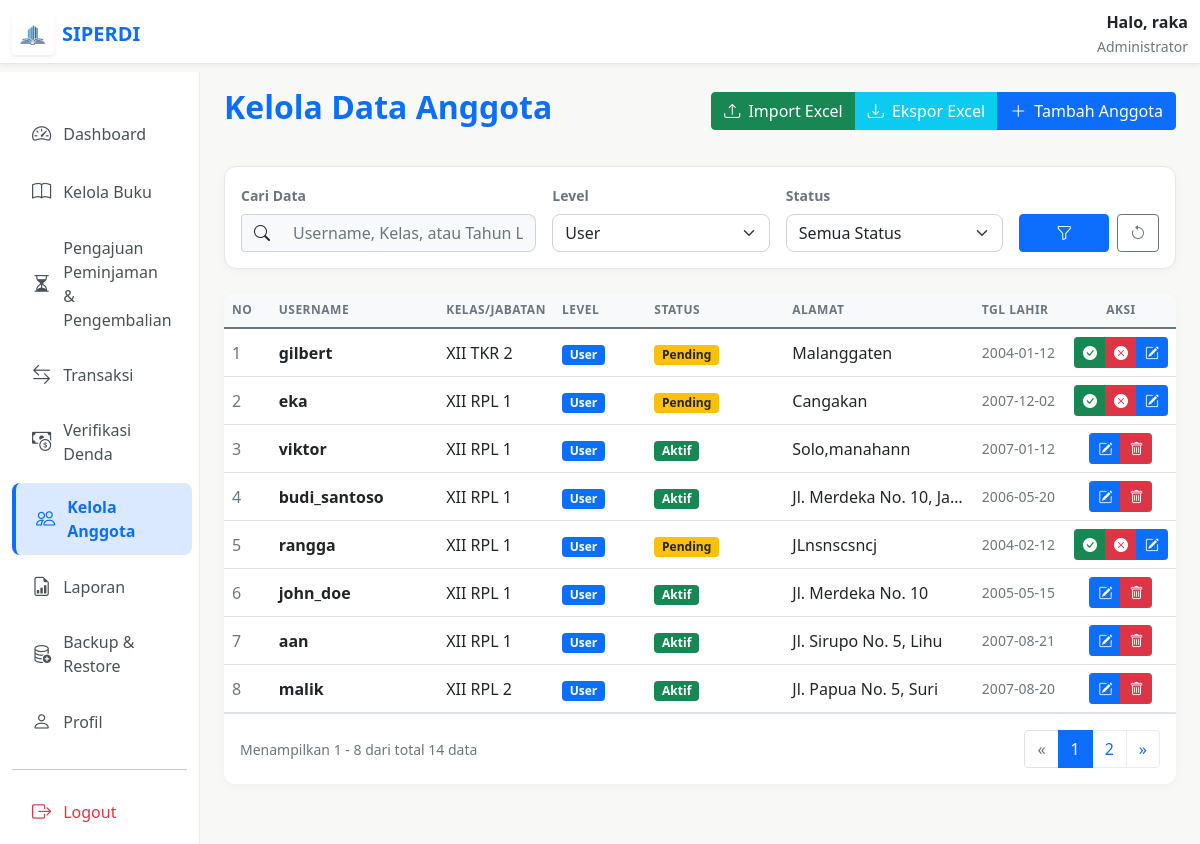
The app's page /admin/kelola-anggota/anggota.php?filter_level=user (signed in) with its own data.
### tables this page shows
CREATE TABLE `users` (
  `id` int NOT NULL AUTO_INCREMENT,
  `username` varchar(50) NOT NULL,
  `password` varchar(255) NOT NULL,
  `level` enum('admin','user') NOT NULL,
  `created_at` timestamp NULL DEFAULT CURRENT_TIMESTAMP,
  `kelas` varchar(50) DEFAULT NULL,
  `alamat` text,
  `tanggal_lahir` date DEFAULT NULL,
  `status` enum('pending','aktif') DEFAULT 'pending',
  PRIMARY KEY (`id`),
  UNIQUE KEY `username` (`username`)
);

### admin/kelola-anggota/anggota.php (the view, shortened to what this page needs)
<?php
include __DIR__ . "/../../config/database.php";
$perPage = 8;
$page = isset($_GET['page']) ? (int)$_GET['page'] : 1;
$start = ($page > 1) ? ($page * $perPage) - $perPage : 0;
$search = $_GET['search'] ?? '';
$filter_level = $_GET['filter_level'] ?? 'all';
$filter_status = $_GET['filter_status'] ?? 'all';
$filter_level_sql = mysqli_real_escape_string($conn, $filter_level);
$query_count = "SELECT COUNT(*) as total FROM users";
$conditions = [];
if ($filter_level_sql != 'all') {
    $conditions[] = "level='$filter_level_sql'";
}
if (!empty($conditions)) {
    $query_count .= " WHERE " . implode(' AND ', $conditions);
}
$result_count = mysqli_query($conn, $query_count);
$row_count = mysqli_fetch_assoc($result_count);
$total_data = $row_count['total'];
$total_pages = ceil($total_data / $perPage);
$query = "SELECT id, username, level, kelas, alamat, tanggal_lahir, status FROM users";
if (!empty($conditions)) {
    $query .= " WHERE " . implode(' AND ', $conditions);
}
$query .= " ORDER BY id DESC LIMIT $start, $perPage";
$result = mysqli_query($conn, $query);
$admin_name = $_SESSION['username'] ?? $_SESSION['nama'] ?? 'Admin';
if ($admin_name === 'Admin' && isset($_SESSION['id'])) {
    $query_user = mysqli_query($conn, "SELECT username FROM users WHERE id = " . (int)$_SESSION['id']);
    $data_user = mysqli_fetch_assoc($query_user);
    if ($data_user) {
        $admin_name = $data_user['username'];
    }
}
?>
<!DOCTYPE html>
<html lang="id">
<head>
    <link href="../../asset/css/bootstrap.min.css" rel="stylesheet">
    <link rel="stylesheet" href="../../asset/font/bootstrap-icons.css">
</head>
<body>
    <nav class="navbar navbar-custom fixed-top">
        <div class="container-fluid">
            <a class="navbar-brand d-flex align-items-center text-primary fw-bold" href="#" style="color: var(--primary-blue) !important; text-decoration: none;">
                <div class="bg-white rounded p-2 shadow-sm d-flex align-items-center justify-content-center me-2" style="width: 42px; height: 42px;">
                    <img src="../../asset/img/logo.png" alt="Logo" style="width: 100%; height: 100%; object-fit: contain;">
                </div>
                <span class="fs-5">SIPERDI</span>
            </a>
            <div class="d-none d-md-block text-end">
                <div class="fw-bold text-dark">Halo, <?= htmlspecialchars($admin_name) ?></div>
                <small class="text-muted">Administrator</small>
            </div>
        </div>
    </nav>
    <div class="container-fluid pt-5 mt-4">
        <div class="row">
            <nav class="col-md-3 col-lg-2 d-md-block sidebar collapse show">
                <div class="position-sticky pt-3">
                    <ul class="nav flex-column">
                        <li class="nav-item"><a class="nav-link" href="../kelola-buku/dashboard.php"><i class="bi bi-speedometer2"></i> Dashboard</a></li>
                        <li class="nav-item"><a class="nav-link" href="../kelola-buku/kelola_buku.php"><i class="bi bi-book"></i> Kelola Buku</a></li>
                        <li class="nav-item">
                            <a class="nav-link " href="../pengajuan/pengajuan_peminjaman.php">
                                <i class="bi bi-hourglass-split"></i> Pengajuan Peminjaman & Pengembalian
                            </a>
                        </li>
                        <li class="nav-item"><a class="nav-link" href="../transaksi/transaksi.php"><i class="bi bi-arrow-left-right"></i> Transaksi</a></li>
                        <li class="nav-item">
                            <a class="nav-link" href="../denda/verifikasi_denda.php">
                                <i class="bi bi-cash-coin"></i> Verifikasi Denda
                            </a>
                        </li>
                        <li class="nav-item"><a class="nav-link active" href="anggota.php"><i class="bi bi-people"></i> Kelola Anggota</a></li>
                        <li class="nav-item">
                            <a class="nav-link" href="../laporan/laporan.php">
                                <i class="bi bi-file-earmark-bar-graph"></i> Laporan
                            </a>
                        </li>
                        <li class="nav-item">
                            <a class="nav-link" href="../backup/backup.php">
                                <i class="bi bi-database-add"></i> Backup & Restore
                            </a>
                        </li>
                        <li class="nav-item"><a class="nav-link" href="../profil/profil.php"><i class="bi bi-person"></i> Profil</a></li>
                    </ul>
                    <hr>
                    <div class="nav-item">
                        <a class="nav-link btn-logout" href="../konfirmasi_logout.php"><i class="bi bi-box-arrow-right"></i> Logout</a>
                    </div>
                </div>
            </nav>
            <main class="col-md-9 ms-sm-auto col-lg-10 px-md-4">
                <div class="d-flex justify-content-between flex-wrap flex-md-nowrap align-items-center pt-3 pb-2 mb-4">
                    <h2 class="fw-bold" style="color: var(--primary-blue);">Kelola Data Anggota</h2>
                    <div class="btn-group">
                        <button type="button" class="btn btn-success" data-bs-toggle="modal" data-bs-target="#modalImport">
                            <i class="bi bi-upload me-1"></i> Import Excel
                        </button>
                        <a href="ekspor_anggota.php" class="btn btn-info text-white">
                            <i class="bi bi-download me-1"></i> Ekspor Excel
                        </a>
                        <button type="button" class="btn btn-primary" data-bs-toggle="modal" data-bs-target="#modalTambah">
                            <i class="bi bi-plus-lg me-1"></i> Tambah Anggota
                        </button>
                    </div>
                </div>
                <div class="card card-custom p-3 mb-4">
                    <form method="get">
                        <div class="row g-3 align-items-end">
                            <div class="col-md-4">
                                <label class="form-label small fw-bold text-muted">Cari Data</label>
                                <div class="input-group">
                                    <span class="input-group-text bg-light border-end-0"><i class="bi bi-search"></i></span>
                                    <input type="text" name="search" value="<?= htmlspecialchars($search) ?>" class="form-control border-start-0 bg-light" placeholder="Username, Kelas, atau Tahun Lahir...">
                                </div>
                            </div>
                            <div class="col-md-3">
                                <label class="form-label small fw-bold text-muted">Level</label>
                                <select name="filter_level" class="form-select">
                                    <option value="user" <?= $filter_level == 'user' ? 'selected' : '' ?>>User</option>
                                </select>
                            </div>
                            <div class="col-md-3">
                                <label class="form-label small fw-bold text-muted">Status</label>
                                <select name="filter_status" class="form-select">
                                    <option value="all" <?= $filter_status == 'all' ? 'selected' : '' ?>>Semua Status</option>
                                </select>
                            </div>
                            <div class="col-md-2 d-flex gap-2">
                                <button type="submit" class="btn btn-primary flex-grow-1"><i class="bi bi-funnel"></i></button>
                                <a href="anggota.php" class="btn btn-outline-secondary"><i class="bi bi-arrow-counterclockwise"></i></a>
                            </div>
                        </div>
                    </form>
                </div>
                <div class="card card-custom border-0 overflow-hidden">
                    <div class="table-responsive">
                        <table class="table table-hover align-middle mb-0">
                            <thead>
                                <tr>
                                    <th width="5%">No</th>
                                    <th width="18%">Username</th>
                                    <th width="12%">Kelas/Jabatan</th>
                                    <th width="10%">Level</th>
                                    <th width="15%">Status</th>
                                    <th width="20%">Alamat</th>
                                    <th width="10%">Tgl Lahir</th>
                                    <th width="10%" class="text-center">Aksi</th>
                                </tr>
                            </thead>
                            <tbody>
                                <?php $no = $start + 1;
                                if (mysqli_num_rows($result) > 0) {
                                    while ($row = mysqli_fetch_assoc($result)): ?>
                                        <tr>
                                            <td class="text-muted"><?= $no++ ?></td>
                                            <td class="fw-bold text-dark"><?= htmlspecialchars($row['username']) ?></td>
                                            <td><?= htmlspecialchars($row['kelas'] ?? '-') ?></td>
                                            <td>
                                                <span class="badge <?= ($row['level'] ?? 'user') == 'admin' ? 'bg-danger text-white' : 'bg-primary text-white' ?>">
                                                    <?= ucfirst($row['level'] ?? 'user') ?>
                                                </span>
                                            </td>
                                            <td>
                                                <?php if ($row['status'] == 'aktif'): ?>
                                                    <span class="badge bg-success">Aktif</span>
                                                <?php else: ?>
                                                    <span class="badge bg-warning text-dark">Pending</span>
                                                <?php endif; ?>
                                            </td>
                                            <td class="text-truncate" style="max-width: 180px;" title="<?= htmlspecialchars($row['alamat'] ?? '') ?>"><?= htmlspecialchars($row['alamat'] ?? '-') ?></td>
                                            <td class="text-muted small"><?= $row['tanggal_lahir'] ?? '-' ?></td>
                                            <td class="text-center">
                                                <div class="btn-group" role="group">
                                                    <?php if ($row['status'] == 'pending'): ?>
                                                        <a href="update_status.php?id=<?= $row['id'] ?>&status=aktif"
                                                            class="btn btn-sm btn-success" title="Konfirmasi / Terima">
                                                            <i class="bi bi-check-circle-fill"></i>
                                                        </a>
                                                        <a href="hapus.php?id=<?= $row['id'] ?>"
                                                            onclick="return confirm('Apakah Anda yakin ingin MENOLAK dan menghapus pendaftaran <?= htmlspecialchars($row['username']) ?>?')"
                                                            class="btn btn-sm btn-danger"
                                                            title="Tolak / Hapus">
                                                            <i class="bi bi-x-circle-fill"></i>
                                                        </a>
                                                    <?php endif; ?>
                                                    <button onclick="openModalEdit(
                                                        '<?= $row['id'] ?>',
                                                        '<?= htmlspecialchars($row['username']) ?>',
                                                        '<?= htmlspecialchars($row['kelas'] ?? '') ?>',
                                                        '<?= htmlspecialchars($row['alamat'] ?? '') ?>',
                                                        '<?= $row['tanggal_lahir'] ?? '' ?>',
                                                        '<?= $row['level'] ?? 'user' ?>',
                                                        '<?= $row['status'] ?? 'pending' ?>'
                                                    )" class="btn btn-sm btn-primary" title="Edit Data">
                                                        <i class="bi bi-pencil-square"></i>
                                                    </button>
                                                    <?php if ($row['status'] != 'pending'): ?>
                                                        <a href="hapus.php?id=<?= $row['id'] ?>" onclick="return confirm('Yakin ingin menghapus anggota <?= htmlspecialchars($row['username']) ?>?')" class="btn btn-sm btn-danger" title="Hapus">
                                                            <i class="bi bi-trash"></i>
                                                        </a>
                                                    <?php endif; ?>
                                                </div>
                                            </td>
                                        </tr>
                                    <?php endwhile;
                                } ?>
                            </tbody>
                        </table>
                    </div>
                    <?php if ($total_data > $perPage): ?>
                        <div class="card-footer bg-white border-top py-3 d-flex justify-content-between align-items-center">
                            <div class="text-muted small">Menampilkan <?= $start + 1 ?> - <?= min($start + $perPage, $total_data) ?> dari total <?= $total_data ?> data</div>
                            <nav aria-label="Page navigation">
                                <ul class="pagination mb-0">
                                    <li class="page-item <?= ($page == 1) ? 'disabled' : '' ?>">
                                        <a class="page-link" href="?page=<?= $page - 1 ?>&search=<?= $search ?>&filter_level=<?= $filter_level ?>&filter_status=<?= $filter_status ?>" aria-label="Previous">
                                            <span aria-hidden="true">&laquo;</span>
                                        </a>
                                    </li>
                                    <li class="page-item active"><span class="page-link"><?= $page ?></span></li>
                                    <?php if ($page < $total_pages): ?>
                                        <li class="page-item"><a class="page-link" href="?page=<?= $page + 1 ?>&search=<?= $search ?>&filter_level=<?= $filter_level ?>&filter_status=<?= $filter_status ?>"><?= $page + 1 ?></a></li>
                                    <?php endif; ?>
                                    <li class="page-item <?= ($page >= $total_pages) ? 'disabled' : '' ?>">
                                        <a class="page-link" href="?page=<?= $page + 1 ?>&search=<?= $search ?>&filter_level=<?= $filter_level ?>&filter_status=<?= $filter_status ?>" aria-label="Next">
                                            <span aria-hidden="true">&raquo;</span>
                                        </a>
                                    </li>
                                </ul>
                            </nav>
                        </div>
                    <?php endif; ?>
                </div>
            </main>
        </div>
    </div>
</body>
</html>

### records on screen
users: username "raka"
users: username "gilbert", kelas "XII TKR 2", level "User", status "Pending", alamat "Malanggaten", tanggal_lahir "2004-01-12"
users: username "eka", kelas "XII RPL 1", level "User", status "Pending", alamat "Cangakan", tanggal_lahir "2007-12-02"
users: username "viktor", kelas "XII RPL 1", level "User", status "Aktif", alamat "Solo,manahann", tanggal_lahir "2007-01-12"
users: username "budi_santoso", kelas "XII RPL 1", level "User", status "Aktif", alamat "Jl. Merdeka No. 10, Ja…", tanggal_lahir "2006-05-20"
users: username "rangga", kelas "XII RPL 1", level "User", status "Pending", alamat "JLnsnscsncj", tanggal_lahir "2004-02-12"
users: username "john_doe", kelas "XII RPL 1", level "User", status "Aktif", alamat "Jl. Merdeka No. 10", tanggal_lahir "2005-05-15"
users: username "aan", kelas "XII RPL 1", level "User", status "Aktif", alamat "Jl. Sirupo No. 5, Lihu", tanggal_lahir "2007-08-21"
users: username "malik", kelas "XII RPL 2", level "User", status "Aktif", alamat "Jl. Papua No. 5, Suri", tanggal_lahir "2007-08-20"

### other values on screen
$start + 1 "1"
min($start + $perPage, $total_data) "8"
$total_data "14"
$page "1"
$page + 1 "2"
